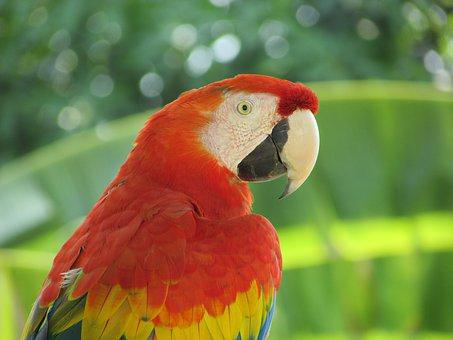
#> input picture Lab4/images/Parrot.png, 453 x 340 px
$ jupyter execute Lab4_IntensityTransformationsFiltering.ipynb   (shell and % lines are left out)
#> lines starting #> are read from the running program, lines starting #| are printed output that depends on the picture; after the words box and inside, x2 and y2 are one past the last pixel; in counts of white or black regions, pixels touching at a corner belong together
# ARTI404 - Image Processing
## Lab 4: Intensity Transformations and Filtering - Spatial Domain

### Step 0: Install packages and download the sample image

[cell 1]

import os

images_dir = os.path.join(os.getcwd(), 'images')
os.makedirs(images_dir, exist_ok=True)

url = 'https://raw.githubusercontent.com/PacktPublishing/Hands-On-Image-Processing-with-Python/master/images/parrot.png'
dest = os.path.join(images_dir, 'Parrot.png')

size = os.path.getsize(dest) if os.path.exists(dest) else 0
print(f'Parrot.png: {"OK" if size > 0 else "FAILED"} ({size} bytes) -> {dest}')

## Task#1: Thresholding
Apply thresholding with a fixed threshold on an image.

[cell 2]
import cv2
import matplotlib.pyplot as plt

# Load the image in grayscale
img = cv2.imread(os.path.join('images', 'Parrot.png'), cv2.IMREAD_GRAYSCALE)
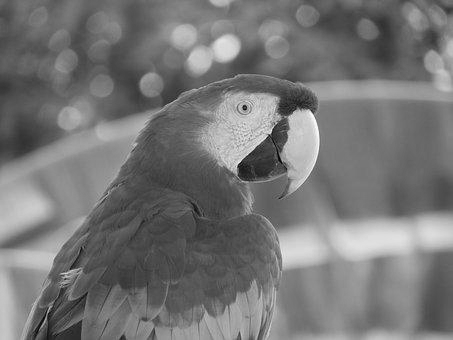
#> img: shape (340, 453); min 0, max 252, mean 117.8

# Set the threshold values
threshold_values = [0, 50, 100, 150, 200]

# Apply thresholding with different threshold values and display them all inline
fig, axes = plt.subplots(1, len(threshold_values) + 1, figsize=(20, 4))

axes[0].imshow(img, cmap='gray')
axes[0].set_title('Original Image')
axes[0].axis('off')

for ax, threshold_value in zip(axes[1:], threshold_values):
    ret, thresh = cv2.threshold(img, threshold_value, 255, cv2.THRESH_BINARY)
    ax.imshow(thresh, cmap='gray')
    ax.set_title(f'Threshold ({threshold_value})')
    ax.axis('off')
#> this loop made 5 passes
#> ret on passes 1 to 5: 0, 50, 100, 150, 200
#> pass 1, `ret, thresh = cv2.threshold(img, threshold_value, 255, cv2.THRESH_BINA..`:
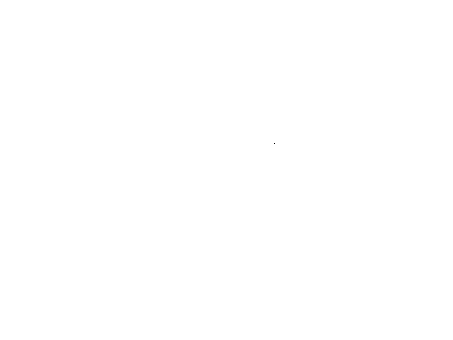
#> thresh: shape (340, 453); 100% white; black in thin lines or dots, all inside (x1, y1, x2, y2) = (274, 143, 275, 144)

plt.show()

## Task#2: Histogram Processing

### Step#1: Load necessary libraries

[cell 3]
import matplotlib
import matplotlib.pyplot as plt
import numpy as np
from skimage import data, img_as_float
from skimage import exposure

### Step#2: Load moon image

[cell 4]
img = data.moon()
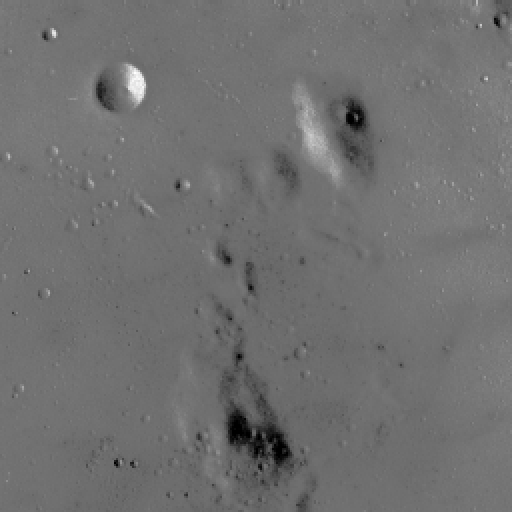
#> input picture skimage.data.moon(), 512 x 512 px
#> img is the input picture: shape (512, 512); min 0, max 255, mean 112.2

### Step#3: Rescale intensity values to include all the intensities that fall within the 2nd and 98th percentiles

[cell 5]
# Contrast stretching
p2, p98 = np.percentile(img, (2, 98))
#> p2 = 78; p98 = 129
img_rescale = exposure.rescale_intensity(img, in_range=(p2, p98))
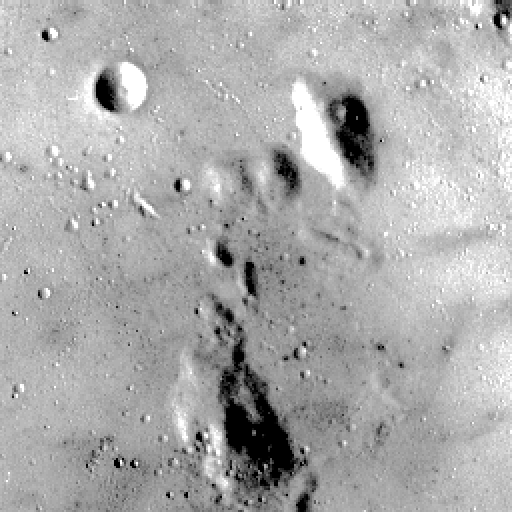
#> img_rescale: shape (512, 512); min 0, max 255, mean 171.5

### Step#4: Display the image with its histogram, for the original and the rescaled version

[cell 6]
fig = plt.figure(figsize=(10, 7))
fig.add_subplot(2, 1, 1)
plt.imshow(img, cmap='gray')
plt.axis('off')
plt.title('Original image')
fig.add_subplot(2, 1, 2)
plt.hist(img.flat, bins=256, range=(0, 255))
plt.xlabel('gray level values')
plt.ylabel('Number of pixels')
plt.show()
#> figure, not shown here; panel 2: tallest bar 23296 high, from x = 114.6 to 115.5

[cell 7]
fig = plt.figure(figsize=(10, 7))
fig.add_subplot(2, 1, 1)
plt.imshow(img_rescale, cmap='gray')
plt.axis('off')
plt.title('Contrast stretch')
fig.add_subplot(2, 1, 2)
plt.hist(img_rescale.flat, bins=256, range=(0, 255))
plt.xlabel('gray level values')
plt.ylabel('Number of pixels')
plt.show()
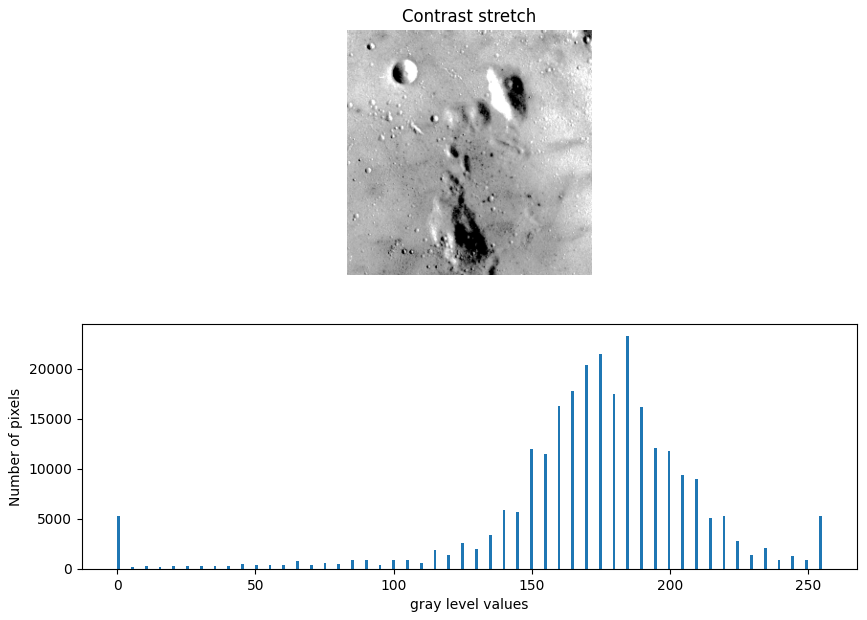
#> figure drawn by matplotlib, 2 panels; panel 2: tallest bar 23296 high, from x = 184.3 to 185.3

## Assessment

### Task#1: Rescale the moon image's intensities to the 3rd-80th percentile range and plot the histogram

[cell 8]
p3, p80 = np.percentile(img, (3, 80))
#> p3 = 87; p80 = 118
img_rescale_3_80 = exposure.rescale_intensity(img, in_range=(p3, p80))
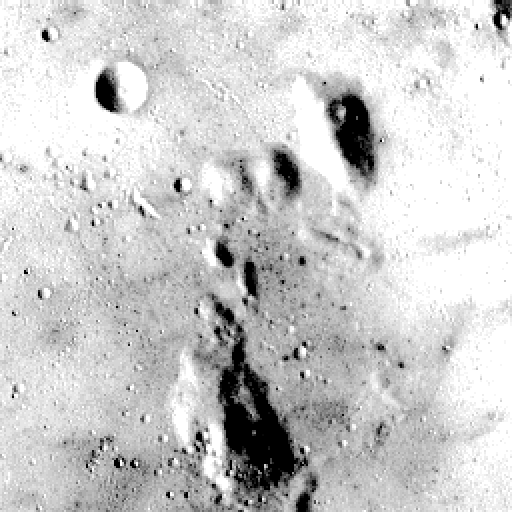
#> img_rescale_3_80: shape (512, 512); min 0, max 255, mean 203.7

fig = plt.figure(figsize=(10, 7))
fig.add_subplot(2, 1, 1)
plt.imshow(img_rescale_3_80, cmap='gray')
plt.axis('off')
plt.title('Contrast stretch (3rd-80th percentile)')
fig.add_subplot(2, 1, 2)
plt.hist(img_rescale_3_80.flat, bins=256, range=(0, 255))
plt.xlabel('gray level values')
plt.ylabel('Number of pixels')
plt.show()
#> figure, not shown here; panel 2: tallest bar 55088 high, from x = 254 to 255

### Task#2: Flatten (equalize) the moon image's histogram and display the result

[cell 9]
img_eq = exposure.equalize_hist(img)
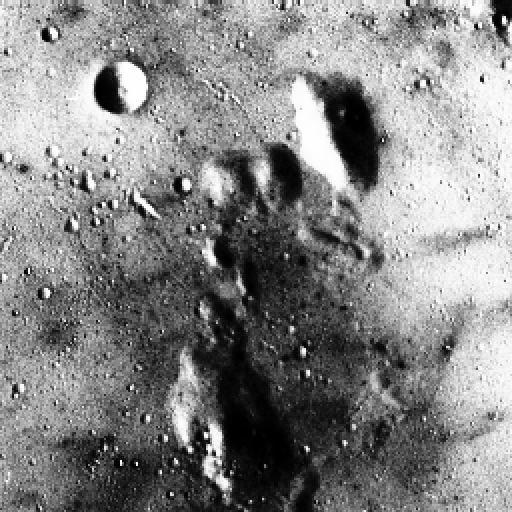
#> img_eq: shape (512, 512) float64; min 0.000916, max 1, mean 0.525

fig = plt.figure(figsize=(10, 7))
fig.add_subplot(2, 1, 1)
plt.imshow(img_eq, cmap='gray')
plt.axis('off')
plt.title('Histogram equalized')
fig.add_subplot(2, 1, 2)
plt.hist(img_eq.flat, bins=256, range=(0, 1))
plt.xlabel('gray level values')
plt.ylabel('Number of pixels')
plt.show()
#> figure, not shown here; panel 2: tallest bar 23296 high, from x = 0.68 to 0.684

### Task#3: Histogram matching using the rocket (reference) and Chelsea images

[cell 10]
from skimage.exposure import match_histograms

reference = data.rocket()
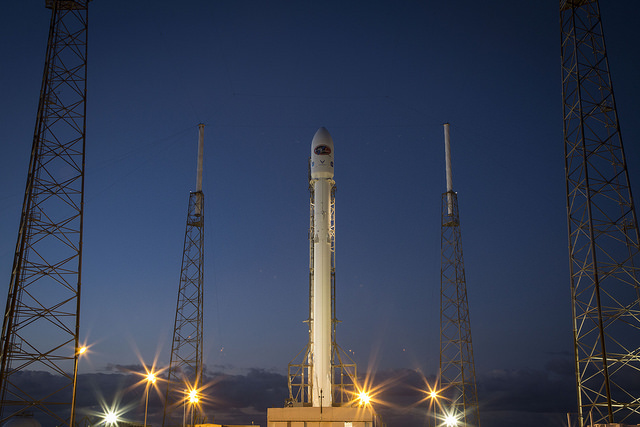
#> input picture skimage.data.rocket(), 640 x 427 px
#> reference is the input picture: shape (427, 640, 3); mean R, G, B 52.3, 61.3, 82.3
source_img = data.chelsea()
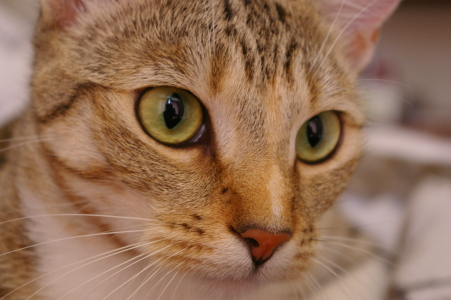
#> input picture skimage.data.chelsea(), 451 x 300 px
#> source_img is the input picture: shape (300, 451, 3); mean R, G, B 147.7, 111.4, 86.8

matched = match_histograms(source_img, reference, channel_axis=-1)
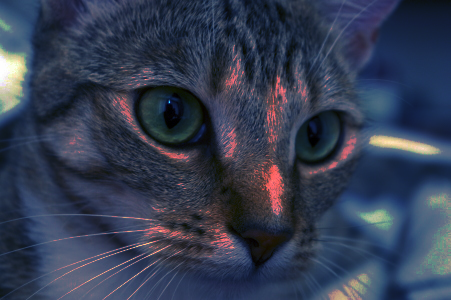
#> matched: shape (300, 451, 3); mean R, G, B 52.1, 60.8, 81.7

fig, axes = plt.subplots(1, 3, figsize=(15, 5))
axes[0].imshow(source_img); axes[0].set_title('Source (Chelsea)'); axes[0].axis('off')
axes[1].imshow(reference); axes[1].set_title('Reference (Rocket)'); axes[1].axis('off')
axes[2].imshow(matched.astype(np.uint8)); axes[2].set_title('Matched'); axes[2].axis('off')
plt.show()
